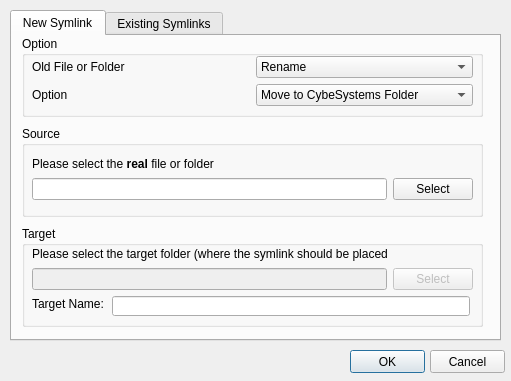
<?xml version="1.0" encoding="UTF-8"?>
<ui version="4.0">
 <class>InvokeDialog</class>
 <widget class="QDialog" name="InvokeDialog">
  <property name="geometry">
   <rect>
    <x>0</x>
    <y>0</y>
    <width>511</width>
    <height>381</height>
   </rect>
  </property>
  <property name="windowTitle">
   <string>Create Symlink</string>
  </property>
  <widget class="QPushButton" name="button_acceptButton">
   <property name="geometry">
    <rect>
     <x>350</x>
     <y>350</y>
     <width>75</width>
     <height>23</height>
    </rect>
   </property>
   <property name="text">
    <string>OK</string>
   </property>
  </widget>
  <widget class="QPushButton" name="button_rejectButton">
   <property name="geometry">
    <rect>
     <x>430</x>
     <y>350</y>
     <width>75</width>
     <height>23</height>
    </rect>
   </property>
   <property name="text">
    <string>Cancel</string>
   </property>
  </widget>
  <widget class="QTabWidget" name="tabWidget">
   <property name="geometry">
    <rect>
     <x>10</x>
     <y>10</y>
     <width>491</width>
     <height>331</height>
    </rect>
   </property>
   <property name="currentIndex">
    <number>0</number>
   </property>
   <property name="elideMode">
    <enum>Qt::ElideLeft</enum>
   </property>
   <property name="usesScrollButtons">
    <bool>true</bool>
   </property>
   <widget class="QWidget" name="tab">
    <attribute name="title">
     <string>New Symlink</string>
    </attribute>
    <widget class="QGroupBox" name="groupBox_2">
     <property name="geometry">
      <rect>
       <x>10</x>
       <y>90</y>
       <width>461</width>
       <height>91</height>
      </rect>
     </property>
     <property name="title">
      <string>Source</string>
     </property>
     <widget class="QWidget" name="layoutWidget_2">
      <property name="geometry">
       <rect>
        <x>10</x>
        <y>30</y>
        <width>441</width>
        <height>44</height>
       </rect>
      </property>
      <layout class="QGridLayout" name="gridLayout_2">
       <item row="0" column="0" colspan="2">
        <widget class="QLabel" name="label">
         <property name="text">
          <string>&lt;html&gt;&lt;head/&gt;&lt;body&gt;&lt;p&gt;Please select the &lt;span style=&quot; font-weight:600;&quot;&gt;real&lt;/span&gt; file or folder&lt;/p&gt;&lt;/body&gt;&lt;/html&gt;</string>
         </property>
        </widget>
       </item>
       <item row="1" column="0">
        <widget class="QLineEdit" name="lineEdit_mainConfig_source"/>
       </item>
       <item row="1" column="1">
        <widget class="QPushButton" name="button_selectSource">
         <property name="text">
          <string>Select</string>
         </property>
        </widget>
       </item>
      </layout>
     </widget>
    </widget>
    <widget class="QGroupBox" name="groupBox_3">
     <property name="geometry">
      <rect>
       <x>10</x>
       <y>0</y>
       <width>461</width>
       <height>81</height>
      </rect>
     </property>
     <property name="title">
      <string>Option</string>
     </property>
     <widget class="QWidget" name="layoutWidget_3">
      <property name="geometry">
       <rect>
        <x>10</x>
        <y>20</y>
        <width>441</width>
        <height>51</height>
       </rect>
      </property>
      <layout class="QGridLayout" name="gridLayout_3">
       <item row="1" column="0">
        <widget class="QLabel" name="label_3">
         <property name="text">
          <string>Option</string>
         </property>
        </widget>
       </item>
       <item row="1" column="1">
        <widget class="QComboBox" name="comboBox_option">
         <item>
          <property name="text">
           <string>Move to CybeSystems Folder</string>
          </property>
         </item>
         <item>
          <property name="text">
           <string>Move to SSD</string>
          </property>
         </item>
         <item>
          <property name="text">
           <string>Normal Symlink</string>
          </property>
         </item>
        </widget>
       </item>
       <item row="0" column="0">
        <widget class="QLabel" name="label_4">
         <property name="text">
          <string>Old File or Folder</string>
         </property>
        </widget>
       </item>
       <item row="0" column="1">
        <widget class="QComboBox" name="comboBox_Handle">
         <item>
          <property name="text">
           <string>Rename</string>
          </property>
         </item>
         <item>
          <property name="text">
           <string>Remove</string>
          </property>
         </item>
        </widget>
       </item>
      </layout>
     </widget>
    </widget>
    <widget class="QGroupBox" name="groupBox">
     <property name="geometry">
      <rect>
       <x>10</x>
       <y>190</y>
       <width>461</width>
       <height>101</height>
      </rect>
     </property>
     <property name="title">
      <string>Target</string>
     </property>
     <widget class="QWidget" name="layoutWidget">
      <property name="geometry">
       <rect>
        <x>10</x>
        <y>20</y>
        <width>441</width>
        <height>44</height>
       </rect>
      </property>
      <layout class="QGridLayout" name="gridLayout">
       <item row="1" column="0">
        <widget class="QLineEdit" name="lineEdit_mainConfig_target">
         <property name="enabled">
          <bool>false</bool>
         </property>
         <property name="readOnly">
          <bool>false</bool>
         </property>
        </widget>
       </item>
       <item row="1" column="1">
        <widget class="QPushButton" name="button_selectTarget">
         <property name="enabled">
          <bool>false</bool>
         </property>
         <property name="text">
          <string>Select</string>
         </property>
        </widget>
       </item>
       <item row="0" column="0">
        <widget class="QLabel" name="label_2">
         <property name="text">
          <string>Please select the target folder (where the symlink should be placed)</string>
         </property>
        </widget>
       </item>
      </layout>
     </widget>
     <widget class="QLabel" name="label_5">
      <property name="geometry">
       <rect>
        <x>10</x>
        <y>70</y>
        <width>81</width>
        <height>16</height>
       </rect>
      </property>
      <property name="text">
       <string>Target Name:</string>
      </property>
     </widget>
     <widget class="QLineEdit" name="lineEdit_mainConfig_targetName">
      <property name="geometry">
       <rect>
        <x>90</x>
        <y>70</y>
        <width>358</width>
        <height>20</height>
       </rect>
      </property>
     </widget>
    </widget>
   </widget>
   <widget class="QWidget" name="tab_2">
    <attribute name="title">
     <string>Existing Symlinks</string>
    </attribute>
    <widget class="QTableWidget" name="tableWidget_invokerConfig_existing">
     <property name="geometry">
      <rect>
       <x>10</x>
       <y>0</y>
       <width>471</width>
       <height>311</height>
      </rect>
     </property>
    </widget>
   </widget>
  </widget>
  <zorder>button_acceptButton</zorder>
  <zorder>button_rejectButton</zorder>
  <zorder>tabWidget</zorder>
  <zorder>layoutWidget</zorder>
 </widget>
 <resources/>
 <connections/>
</ui>
